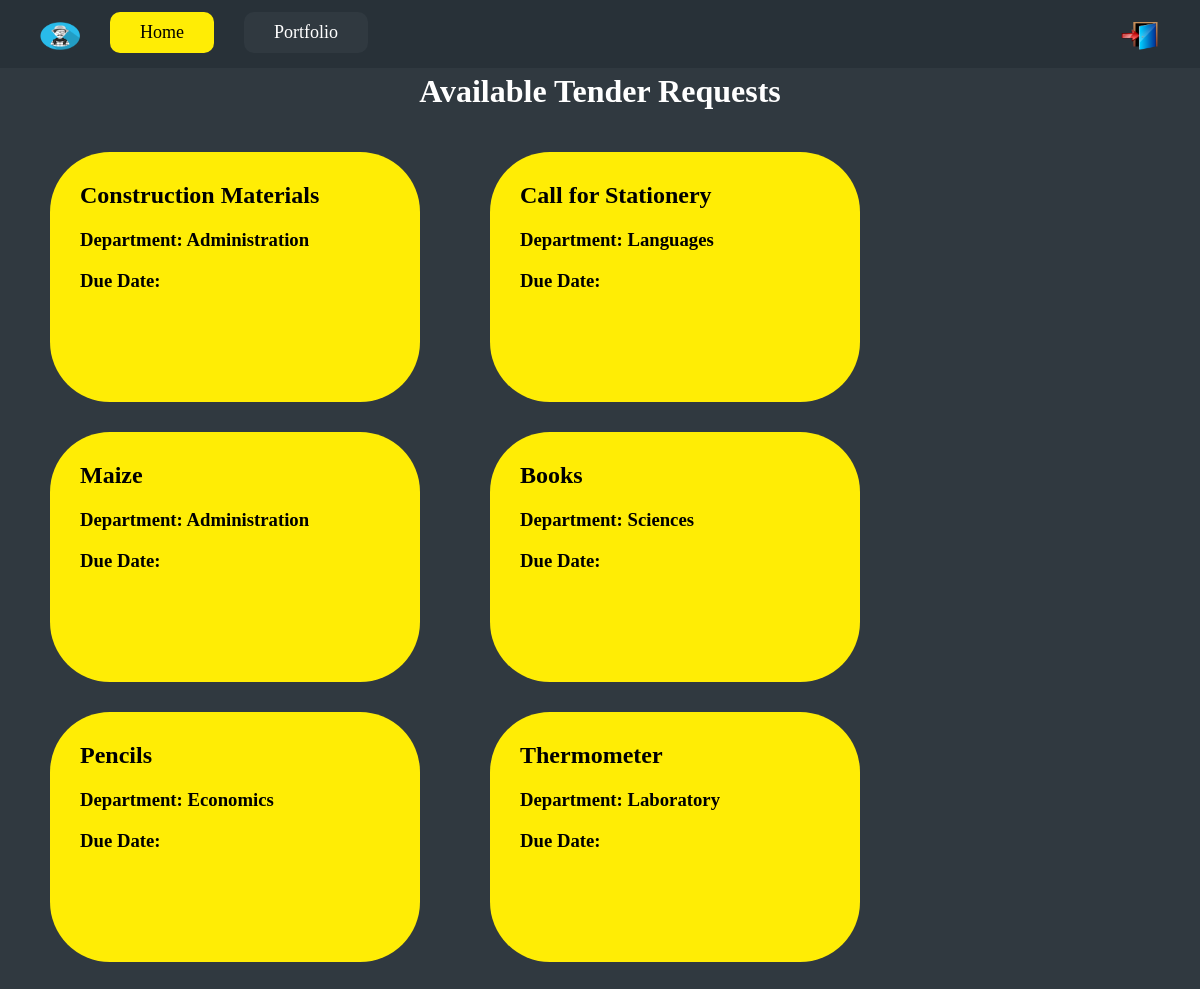
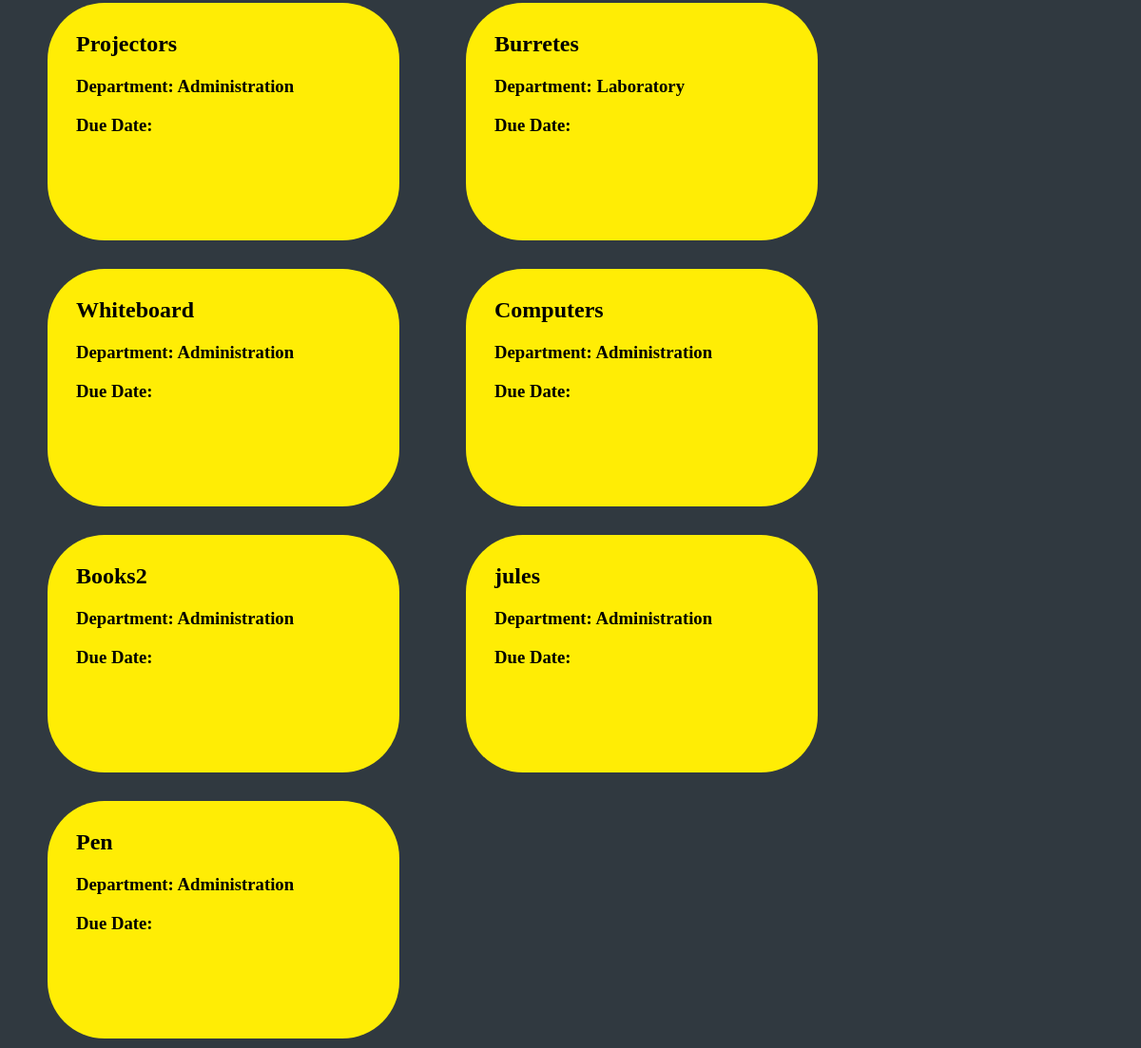
The app's page /Tenderer/home.php (signed in) with its own data (2 pictures, top to bottom).
### tables this page shows
CREATE TABLE `tenders` (
  `TenderID` int(254) NOT NULL,
  `Name` varchar(254) NOT NULL,
  `Department` varchar(254) NOT NULL,
  `Requirements` varchar(254) NOT NULL,
  `Enquiries` varchar(254) NOT NULL,
  `Deaddate` datetime NOT NULL,
  `Status` varchar(255) NOT NULL
);

### Tenderer/home.php (the view, shortened to what this page needs)
<?php
include("../config.php");
$uid = $_SESSION['UserID'];
$sql = "SELECT * FROM tenders";
$result = mysqli_query($conn,$sql);
$count = mysqli_num_rows($result);
?>
<html>
	<head>
		<link href="../assets/css/home.css" type="text/css" rel="stylesheet">
	</head>
	<body>
	<ul class="navbar">
		<li class="profpic"><img src="../assets/images/pic/<?php echo $uid?>.jpg"></li>
		<li><a href="#" class="active"><span>Home</span></a></li>
		<li><a href="port.php"><span>Portfolio</span></a></li>
		<div class="top_right">
			<li><a href="../logout.php" title="logout"><img src="../assets/images/logout.png"></a></li>
		</div>
	</ul>
	<div class="bod">
	<?php
		if($count <= 0) {
	?>
	<center>
	<h2 style="color:white;" style="color:white;">There are currently no Tender Requests available.</h2><br>
	<h3 style="color:white;">Please check back later</h3>
	</center>
	<?php
		}else {
		?>
	<center>
	<h1 style="color:white;">Available Tender Requests</h1>
  </center>
	<?php
	while ($row=mysqli_fetch_row($result)){
	echo "
	<div class='tender' onClick='send($row[0])'>
	<div class='text'>
		<h2> $row[1] </h2>
		<h3>Department: $row[2] </h3>
		<h3>Due Date: $row[6] </h3>
	</div>
	</div>";
		}
	}
	?>
</div>
</body>
</html>

### assets/css/home.css (style rules this page uses)
body { color: black; background-color: #303940; margin: 0px; }
.navbar { background-color: #283138; list-style:none; width:100%; margin:0px; padding:0px; font-size:18px; position:fixed; }
.navbar li { float:left; padding: 12px 15px 8px; }
.navbar li img { width: 40px; height: 28px; background-color: #283138; padding: 10px 25px; }
.navbar a { display:block; color:#FFF; background-color: #303940; border-radius: 10px; padding:10px 30px 10px 30px; text-decoration:none; }
.navbar .active { color:#000000; background-color: #FFED05; }
.top_right { float: right; border-radius: 90px; }
.top_right img { padding: 0px; margin: 0px; width: 10px; height: 15px; }
.top_right a { background-color: #283138; padding: 0px; }
.navbar .profpic { width: 10px; height: 40px; padding-right: 70px; border: none; border-radius: 5px; outline: none; }
.tender { background-color: #FFED05; width: 370px; height: 250px; float: left; margin: 20px 20px 10px 50px; border-radius: 60px; cursor: pointer; }
.text { margin: 30px; }
.bod { padding-top: 52px; }

### records on screen
tenders: Name "Construction Materials", Department "Administration"
tenders: Name "Call for Stationery", Department "Languages"
tenders: Name "Maize", Department "Administration"
tenders: Name "Books", Department "Sciences"
tenders: Name "Pencils", Department "Economics"
tenders: Name "Thermometer", Department "Laboratory"
tenders: Name "Projectors", Department "Administration"
tenders: Name "Burretes", Department "Laboratory"
tenders: Name "Whiteboard", Department "Administration"
tenders: Name "Computers", Department "Administration"
tenders: Name "Books2", Department "Administration"
tenders: Name "jules", Department "Administration"
tenders: Name "Pen", Department "Administration"
